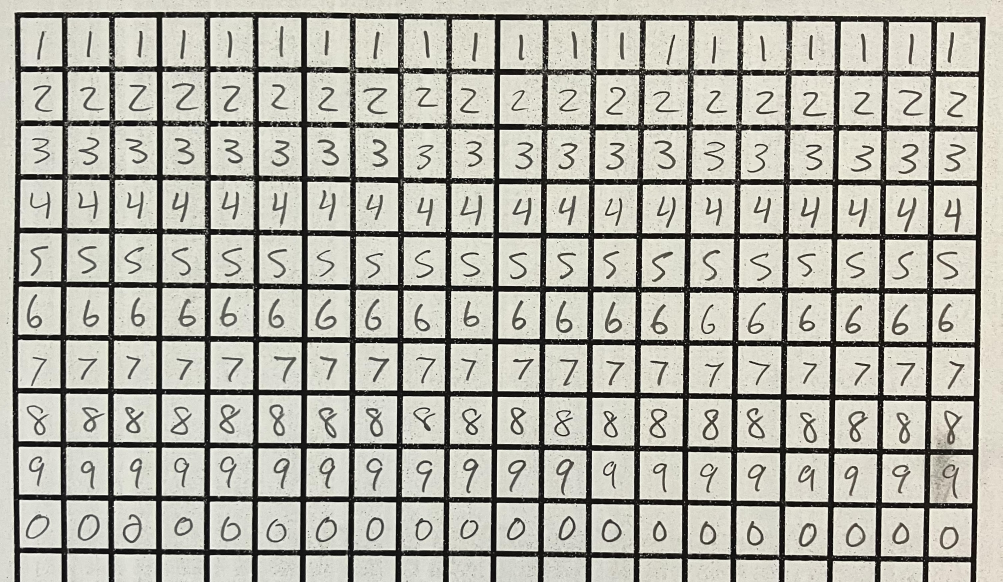
#> input picture Digit Classification/Images/digits.jpg, 3007 x 1745 px (shown at 1/3 size)
$ python create_dataset.py
#> lines starting #> are read from the running program, lines starting #| are printed output that depends on the picture; after the words box and inside, x2 and y2 are one past the last pixel; in counts of white or black regions, pixels touching at a corner belong together
### Digit Classification/Utils/opencv.py
# -*- coding: utf-8 -*-
"""
Created on Sat May 18 16:17:30 2024

@author: afisher
"""
import cv2 as cv
import numpy as np

# [32 lines left out: functions rotate_image, xshift_image, show_image, not called in this run]


def flood_fill_edges(image):
    h, w = image.shape
    mask = np.zeros((h+2, w+2), np.uint8)
    for row in range(h):
        if image[row, 0] == 255:
            cv.floodFill(image, mask, (0, row), 0)
        if image[row, w-1] == 255:
            cv.floodFill(image, mask, (w-1, row), 0)
    for col in range(w):
        if image[0, col] == 255:
            cv.floodFill(image, mask, (col, 0), 0)
        if image[h-1, col] == 255:
            cv.floodFill(image, mask, (col, h-1), 0)
    return image

def remove_noise(image, min_contour_area = 50):
    contours, _ = cv.findContours(image, cv.RETR_EXTERNAL, cv.CHAIN_APPROX_SIMPLE)
    for contour in contours:
        if cv.contourArea(contour)<min_contour_area:
            cv.drawContours(image, [contour], -1, (0, 0, 0), thickness=cv.FILLED)
    return image

def scale_image(image, N=16):
    # Should only be one contour
    contours, _ = cv.findContours(image, cv.RETR_EXTERNAL, cv.CHAIN_APPROX_SIMPLE)
    assert(len(contours)==1)

    # Find bounding rect
    x, y, w, h = cv.boundingRect(contours[0])
    xc, yc, L = round(x+w//2), round(y+h//2), max(w, h)//2+1

    # Resize
    resized_image = cv.resize(image[yc-L:yc+L, xc-L:xc+L], (N, N), interpolation=cv.INTER_AREA)

    return resized_image

### Digit Classification/create_dataset.py
# -*- coding: utf-8 -*-
"""
Created on Sat May 18 13:38:08 2024

@author: afisher
"""

import cv2 as cv
import numpy as np
import pandas as pd
import matplotlib.pyplot as plt
from scipy.signal import find_peaks

import Utils.opencv as ucv

plt.close('all')


# %% Read image

filename = 'Images/digits'
gray = cv.imread( filename+'.jpg', cv.IMREAD_GRAYSCALE)
#> gray: shape (1745, 3007); min 0, max 255, mean 175.6
_, binary_image = cv.threshold(gray, 127, 255, cv.THRESH_BINARY_INV)
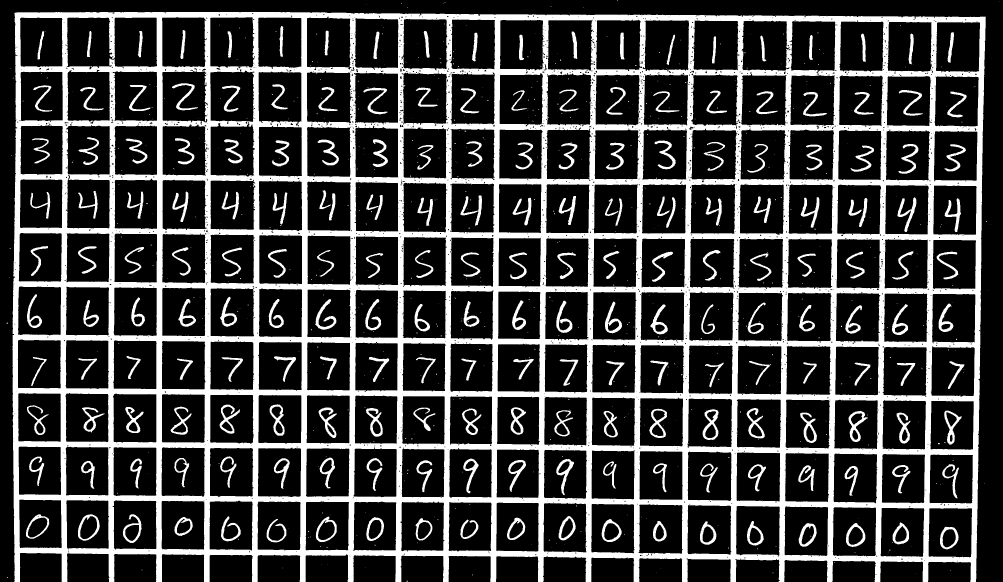
#> binary_image: shape (1745, 3007) (shown at 1/3 size); 24.3% white; 839 white regions (634 under 20 px), largest, box (x1, y1, x2, y2) and area: (37, 36, 2957, 1745) 1050196, (2545, 1233, 2604, 1326) 1781, (2108, 1228, 2156, 1320) 1752

# %% Find index of lines
col_black_percent = binary_image.sum(axis=0)/binary_image.shape[0]/255
#> col_black_percent = 3007 values, max 0.979 at index 471, min 0 at index 0, mean 0.243
row_black_percent = binary_image.sum(axis=1)/binary_image.shape[1]/255
#> row_black_percent = 1745 values, max 0.954 at index 51, min 0 at index 2, mean 0.243

col_peaks, _ = find_peaks(col_black_percent, prominence = 0.4, distance = 10)
#> col_peaks = 21 values from 52 to 2931
row_peaks, _ = find_peaks(row_black_percent, prominence = 0.4, distance = 10)
#> row_peaks = [51, 214, 377, 539, 703, 866, 1026, 1180, 1340, 1499, 1659]

num_cols = len(col_peaks)-1
#> num_cols = 20
num_rows = len(row_peaks)-1
#> num_rows = 10

print(f'There are {num_rows} rows and {num_cols} columns')
#| There are 10 rows and 20 columns

# %% Loop over digits, clean images
pixels = np.zeros((num_rows*num_cols, 256))
bool_mask = np.array([True]*(num_rows*num_cols))
labels = np.repeat(list('1234567890'), num_cols)

for jrow in range(num_rows):
    for jcol in range(num_cols):
        j = jcol + jrow*num_cols
        # Use try/except to skip bad images
        try:
            image = binary_image[row_peaks[jrow]:row_peaks[jrow+1],
                                 col_peaks[jcol]:col_peaks[jcol+1]]

            # Remove black edges
            image = ucv.flood_fill_edges(image)

            # Remove small spots
            image = ucv.remove_noise(image)

            # Scale image
            image = ucv.scale_image(image)

            # Save pixels
            pixels[j] = image.reshape(1, -1)/255
        except:
            # Set boolean to false
            bool_mask[j] = False
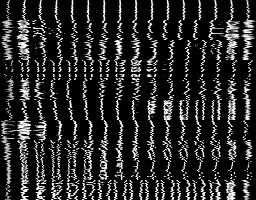
#> pixels: shape (200, 256) float64; min 0, max 1, mean 0.163

print(f'There are {int(sum(bool_mask))} good images')
#| There are 196 good images

# %% Save to dataframe

# Ordered digits in 10 rows so labels known
if num_rows==10:
    data = pd.DataFrame(index=labels[bool_mask], data=pixels[bool_mask])
    data = data.reset_index().rename(columns={'index':'label'})
else:
    data = pd.DataFrame(data=pixels[bool_mask])

data.to_csv(filename+'.csv', index=False)
